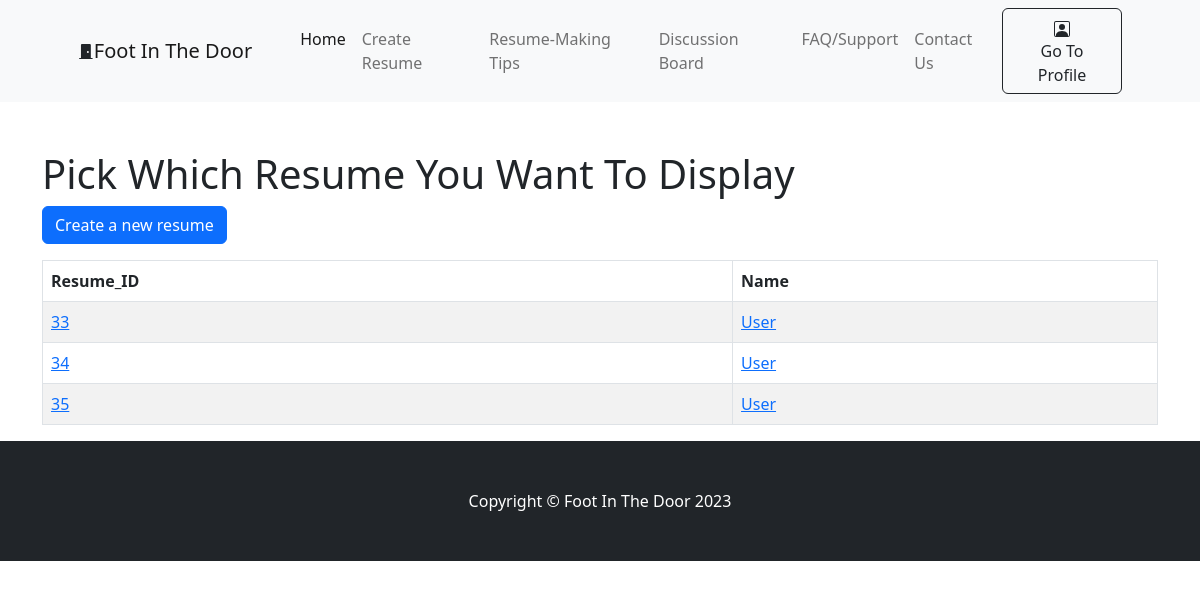
/foot_in_door_website/pick_which_resume_to_display.php?id=39 (signed in), run on the app's committed database.
### tables this page shows
CREATE TABLE `resume` (
  `Resume_ID` int(12) UNSIGNED NOT NULL,
  `Name` varchar(48) DEFAULT NULL,
  `User_ID` int(12) UNSIGNED NOT NULL,
  `Phone_Number` varchar(11) DEFAULT NULL,
  `Email` varchar(126) DEFAULT NULL,
  `Linkedin` varchar(72) DEFAULT NULL,
  `Github` varchar(72) DEFAULT NULL,
  `Personal_Website` varchar(72) DEFAULT NULL,
  `Summary` text DEFAULT NULL,
  `Date_Created` date DEFAULT NULL
);

### lib/db.php (called while the page is built, shortened)
<?php
function query($pdo,$query,$data=[]) {
	$query=$pdo->prepare($query);
	$query->execute($data);
	return $query;
}

### foot_in_door_website/pick_which_resume_to_display.php (the view, shortened to what this page needs)
<?php
require_once('../lib/db.php');
require_once('../theme/header.php');
$user_id = $_GET['id'];
$resumes = query($pdo, 'SELECT * FROM resume WHERE User_ID=?', [$user_id]);
echo '<div class="container mt-5">';
echo '<h1>Pick Which Resume You Want To Display</h1>';
echo '<a href="create.php" class="btn btn-primary mb-3">Create a new resume</a>';
echo '<div class="table-responsive">';
echo '<table class="table table-bordered table-striped">';
echo '<thead>';
echo '<tr>';
echo '<th>Resume_ID</th>';
echo '<th>Name</th>';
echo '</tr>';
echo '</thead>';
echo '<tbody>';
	while ($resume=$resumes->fetch()){
		echo '<tr>';
		echo '<td><a href="display_resume.php?id='.$resume['Resume_ID'].'">'.$resume['Resume_ID'].'</a></td>';
		echo '<td><a href="display_resume.php?id='.$resume['Resume_ID'].'">'.$resume['Name'].'</a></td>';
		echo '</tr>';
	}
	echo '</table>';
	echo '</div>';
	echo '</div>';
require_once('../theme/footer.php');
?>

### data on the page
resume: Resume_ID "33", Name "User"
resume: Resume_ID "34", Name "User"
resume: Resume_ID "35", Name "User"
